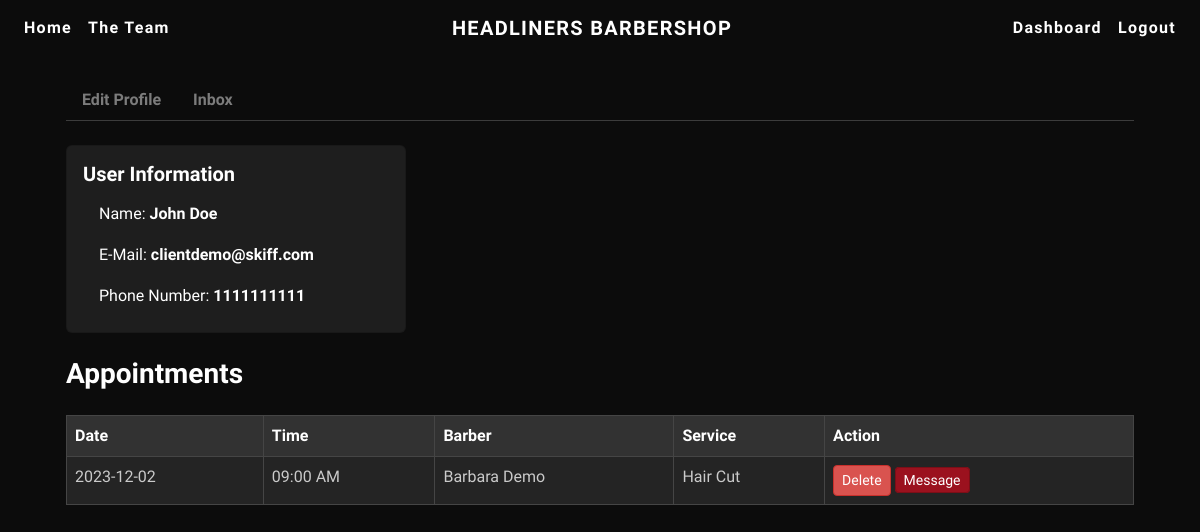
The page /dashboard/ (signed in) on the database as committed earlier.
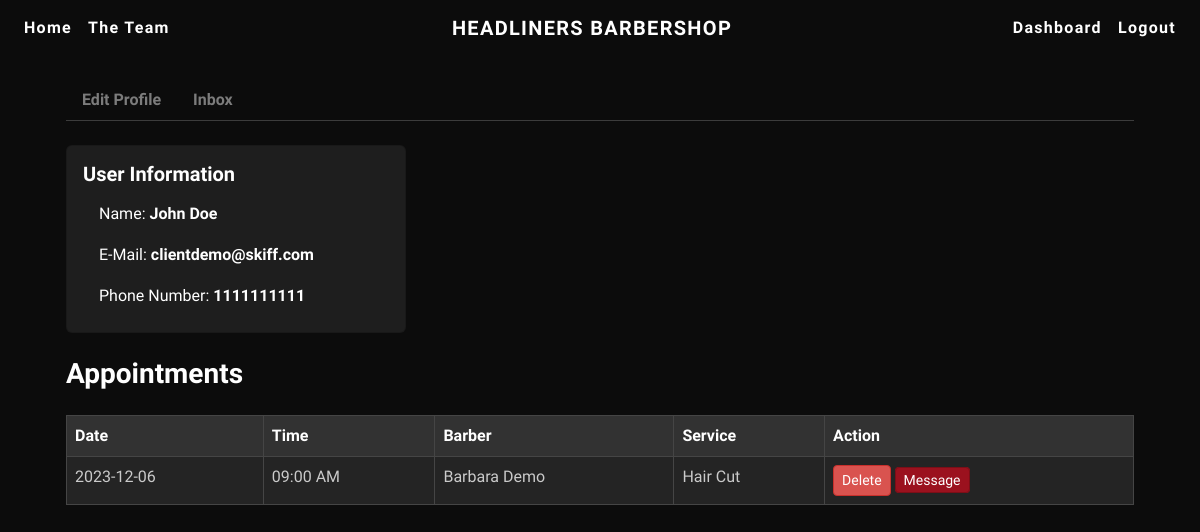
The same page on the database as committed later.
### website/models.py (models this page shows, shortened)
class User(db.Model, UserMixin):
    __tablename__ = 'users'
    user_id = db.Column(db.Integer, primary_key=True)
    name = db.Column(db.String)
    email = db.Column(db.String, unique=True)
    password = db.Column(db.String)
    phone_number = db.Column(db.String)
    role = db.Column(db.String)
    barber_detail = db.relationship("Barber_detail", backref="user", uselist=False)

class Appointment(db.Model):
    __tablename__ = 'appointments'
    appointment_id = db.Column(db.Integer, primary_key=True)
    barber_id = db.Column(db.Integer, db.ForeignKey('barber_details.barber_id'))
    client_id = db.Column(db.Integer, db.ForeignKey('users.user_id'))
    datetime = db.Column(db.DateTime, nullable=False)
    service_id = db.Column(db.Integer, db.ForeignKey('barber_services.barber_service_id'))
    service = db.relationship("Barber_service", backref="appointment")
    client = db.relationship('User', backref='appointments')

class Barber_service(db.Model):
    __tablename__ = 'barber_services'
    barber_service_id = db.Column(db.Integer, primary_key=True)
    barber_id = db.Column(db.Integer, db.ForeignKey('barber_details.barber_id'))
    name = db.Column(db.String)
    desc = db.Column(db.String)
    price = db.Column(db.Integer)
    duration = db.Column(db.Integer)

### website/dashboard.py (the view)
@dashboard.route('/')
@login_required
def home():
    if current_user.role == 'barber':
        appointments = Appointment.query.filter_by(barber_id=current_user.barber_detail.barber_id).all()
        return render_template('barber_dashboard.html',user=current_user, appointments=appointments)
    elif current_user.role == 'client':
        appointments = Appointment.query.filter_by(client_id=current_user.user_id).all()
        return render_template('client_dashboard.html',user=current_user, appointments=appointments)
    else:
        return redirect(url_for('views.home'))

### website/templates/client_dashboard.html (shortened to what this page needs)
{% extends 'base.html' %}
{% block content %}
<div class="container-xl px-4 mt-4">
    <nav class="nav nav-borders">
        <a class="nav-link active ms-0" href="{{ url_for('dashboard.settings') }}" >Edit Profile</a>
        <a class="nav-link" href="{{ url_for('messages.home') }}" >Inbox</a>
    </nav>
    <hr class="mt-0 mb-4">
    <div class="row">
        <div class="col-xl-4">
            <div class="card">
                <div class="card-body">
                    <h5 class="card-title">User Information</h5>
                    <ul class="list-group list-group-flush">
                        <li class="list-group-item">Name: <strong>{{ user.name }}</strong></li>
                        <li class="list-group-item">E-Mail: <strong>{{ user.email }}</strong></li>
                        <li class="list-group-item">Phone Number: <strong>{{ user.phone_number }}</strong></li>
                    </ul>
                </div>
            </div>
        </div>
        <div class="container">
            <h3 class="mt-4 mb-4">Appointments</h3>
            <div class="table-responsive">
                <table class="table table-bordered">
                    <thead>
                        <tr>
                            <th>Date</th>
                            <th>Time</th>
                            <th>Barber</th>
                            <th>Service</th>
                            <th>Action</th>
                        </tr>
                    </thead>
                    <tbody>
                        {% for appointment in appointments %}
                            <tr>
                                <td>{{ appointment.datetime.strftime('%Y-%m-%d') }}</td>
                                <td>{{ appointment.datetime.strftime('%I:%M %p') }}</td>
                                <td>{{ appointment.barber.user.name }}</td>
                                <td>{{ appointment.service.name }}</td>
                                <td>
                                    <form method="POST" action="{{ url_for('book.delete_appointment', appointment_id=appointment.appointment_id) }}" class="d-inline">
                                        <button type="submit" class="btn btn-danger btn-sm">Delete</button>
                                    </form>
                                    <a href="{{ url_for('messages.send_message', reply_to=appointment.barber.user.user_id) }}" class="d-inline btn btn-primary btn-sm">Message</a>
                                </td>
                            </tr>
                        {% endfor %}
                    </tbody>
                </table>
            </div>
        </div>
    </div>
</div>
{% endblock %}

### website/templates/base.html (shortened to what this page needs)
<!DOCTYPE html>
<html>
    <head>
        <link href="https://cdn.jsdelivr.net/npm/bootstrap@5.3.2/dist/css/bootstrap.min.css" rel="stylesheet">
        <link rel="stylesheet" href="https://cdnjs.cloudflare.com/ajax/libs/font-awesome/5.15.3/css/all.min.css">
        <link type="text/css" rel="stylesheet" href="{{ url_for('static', filename='style.css') }}" />
    </head>
    <body>
        <nav class="navbar navbar-expand-lg">
            <div class="navbar-brand-container">
                <div class="navbar-brand">
                    HEADLINERS BARBERSHOP
                </div>
            </div>
            <div class="collapse navbar-collapse" id="navbarSupportedContent">
                <div class="navbar-nav ms-3">
                    <a class="nav-item nav-link" id="home" href="/">Home</a>
                    <a class="nav-item nav-link" id="barbers" href="/barbers">The Team</a>
                </div>
                <div class="navbar-nav ms-auto me-3">
                    {% if user.is_authenticated %}
                        <a class="nav-item nav-link" id="dashboard" href="{{ url_for('dashboard.home' )}}">Dashboard</a>
                        <a class="nav-item nav-link" id="logout" href="/logout">Logout</a>
                    {% else %}
                        <a class="nav-item nav-link" id="login" href="/login">Login</a>
                        <a class="nav-item nav-link" id="sign-up" href="/sign-up">Sign Up</a>
                    {% endif %}
                </div>
            </div>
        </nav>
            <div class="container">
                {% block content %}
                {% endblock %}
            </div>
    </body>
</html>

### website/static/style.css (style rules this page uses)
body { background-color: #0c0c0c; color: #cacaca; font-family: 'Source Sans 3', sans-serif; }
h1, h2, h3, h4, h5, h6 { font-family: 'Oswald', sans-serif; font-weight: 700; color: #ffffff; }
.navbar { background-color: #0c0c0c; letter-spacing: 1.3px; font-family: 'Oswald', sans-serif; font-weight: 700; color: #ffffff; display: flex; justify-content: center; align-items: center; }
.navbar-brand-container { position: absolute; left: 50%; transform: translateX(-50%); }
.nav .nav-item,.nav-link,.navbar-brand { color: #ffffff; }
.nav .nav-link { color: #7c7c7c; font-family: 'Source Sans 3', sans-serif; font-weight: 600; }
.btn-primary { background-color: #9b111e; border-color: #7c0e17; }
.btn-danger { background-color: #d9534f; border-color: #c9302c; }
.card { background-color: #1e1e1e; color: #cacaca; }
a, a:hover { color: #881c1c; text-decoration: none; }
.list-group-item { background-color: #1e1e1e; color: #ffffff; border-color: #1e1e1e; }
.card-title { color: #ffffff; }
.card .list-group-item strong { color: #ffffff; }
.table-responsive .table.table-bordered { background-color: #242424; border-color: #454545; }
.table-responsive .table.table-bordered thead { background-color: #323232; }
.table-responsive .table.table-bordered thead th { background-color: #323232; color: #ffffff; border-color: #454545; }
.table-responsive .table.table-bordered tbody tr { background-color: #242424; }
.table-responsive .table.table-bordered tbody td { background-color: #242424; color: #cacaca; border-color: #454545; }

Rows that differ between the two databases and show on the page:
changed Appointment "09:00 AM": datetime "2023-12-02" → "2023-12-06"
